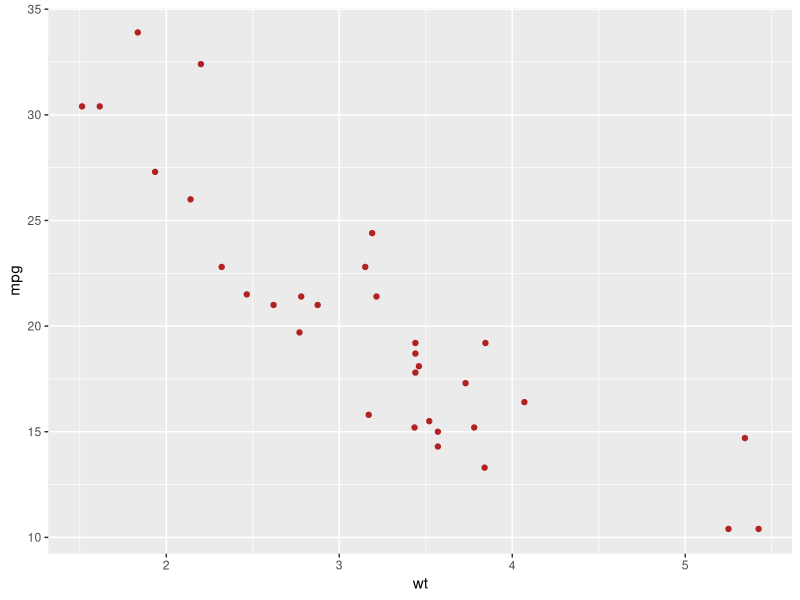
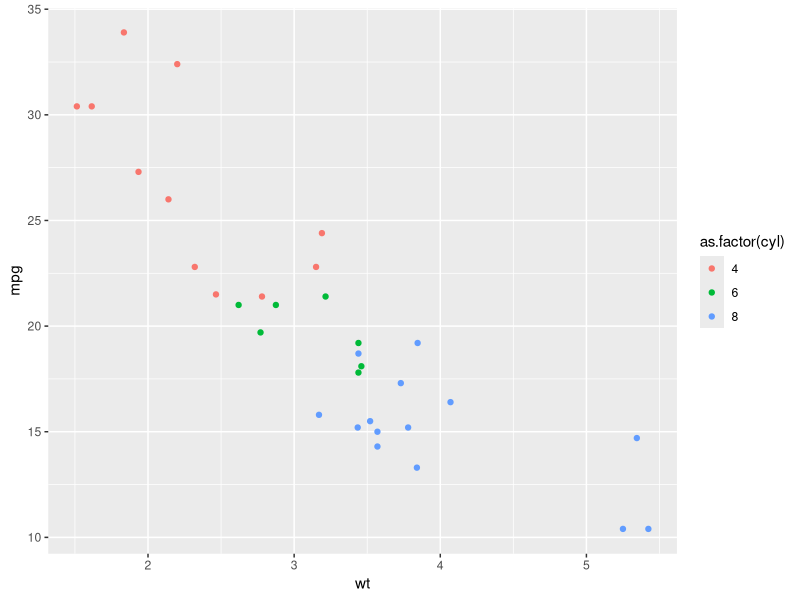
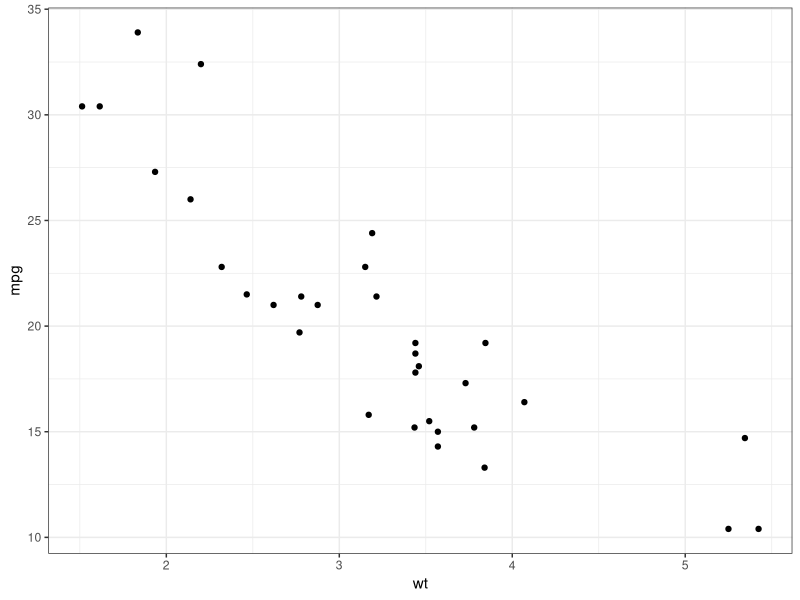
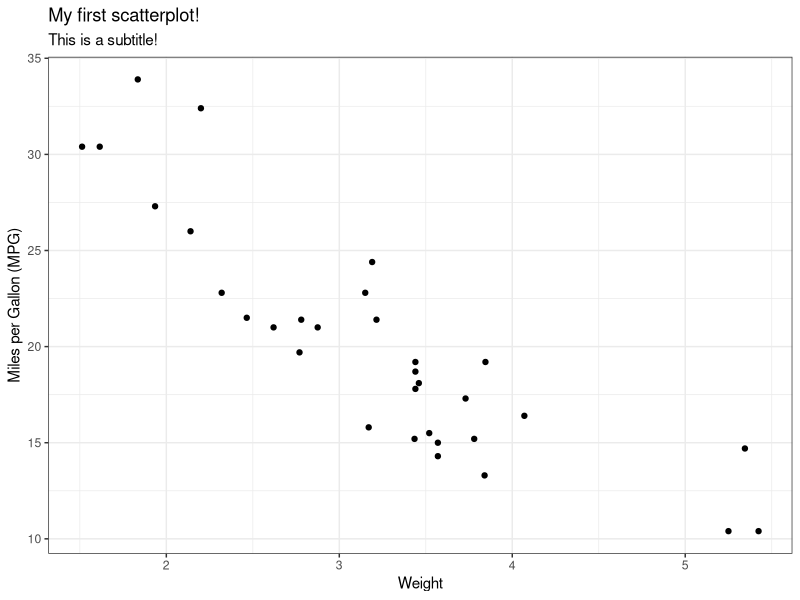
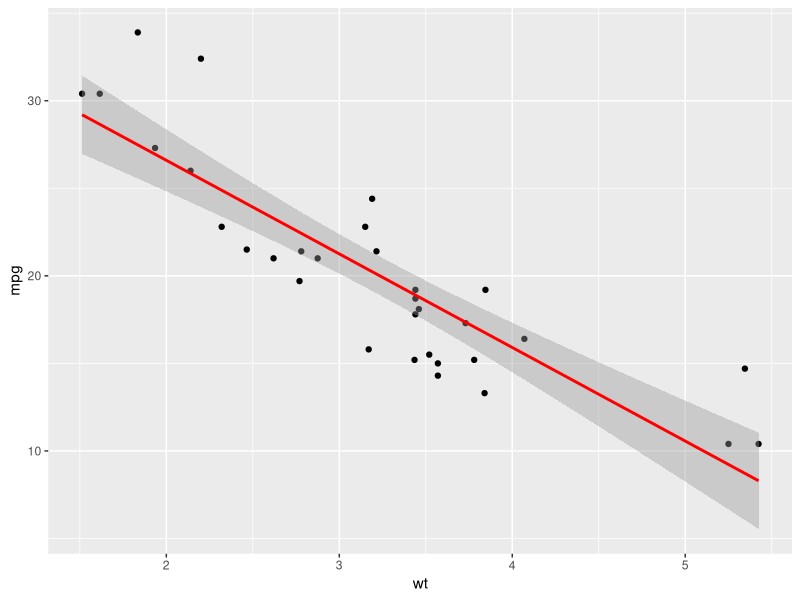
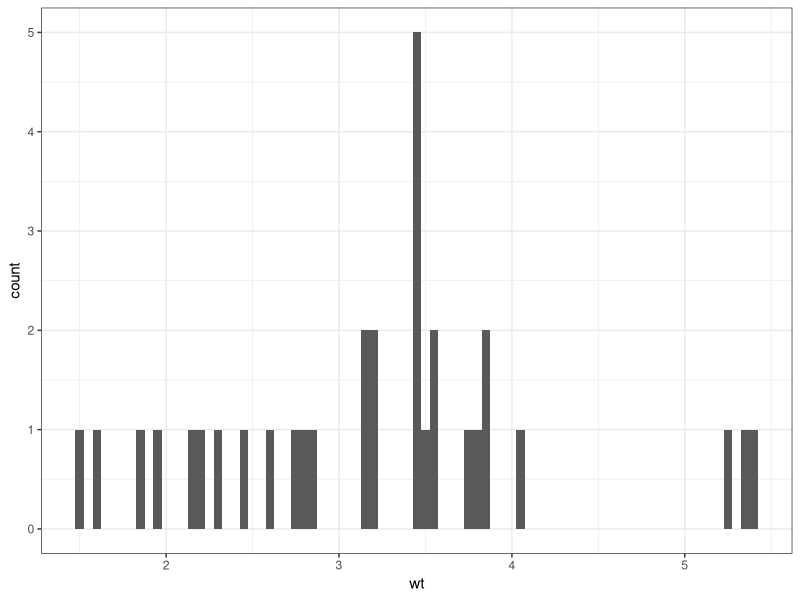
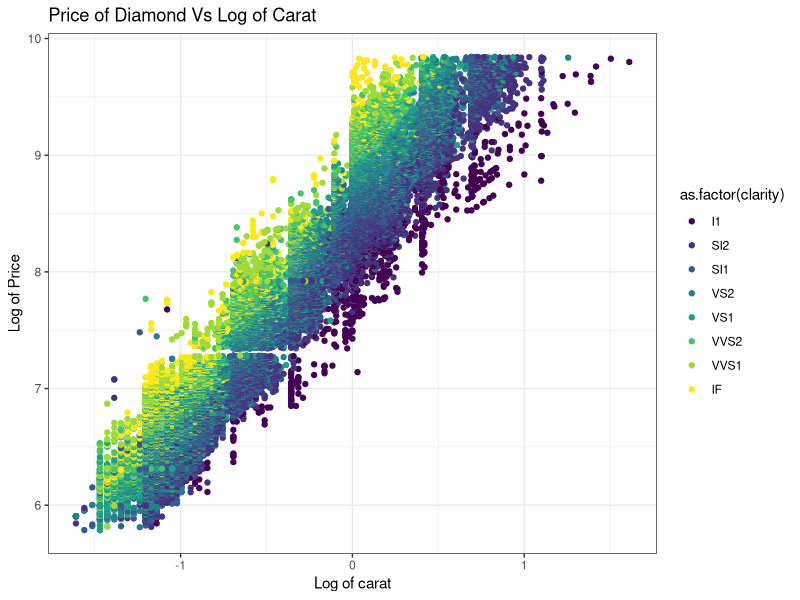

Write the R code that produced these figures, in order.
# ggplot2

library(ggplot2)

data(mtcars)

ggplot(mtcars) + 
    geom_point(mapping=aes(x=wt, y=mpg), color="firebrick")

ggplot(mtcars) + 
    geom_point(aes(x=wt, y=mpg, color=as.factor(cyl)))

ggplot(mtcars, aes(wt, mpg)) + 
    geom_point() + 
    theme_bw()

ggplot(mtcars, aes(wt, mpg)) + 
    geom_point() + 
    ggtitle("My first scatterplot!", subtitle = "This is a subtitle!") + 
    xlab("Weight") + 
    ylab("Miles per Gallon (MPG)") + 
    theme_bw()

ggplot(mtcars, aes(wt, mpg)) + 
    geom_point() +
    geom_smooth(method="lm", col="red", se=T)

ggplot(mtcars) + 
    geom_histogram(aes(wt), binwidth = 0.05) + 
    theme_bw()




## PRACTICE QUESTIONS

    # 1. Use the 'diamonds' dataset in the 'ggplot2' package to make the following plot:
    #      x is 'log(carat)'
    #      y is 'log(price)'
    #      color the points with a different color for each level of 'clarity'
    #      (you may find that transparency is nice addition here)
    #      use pch to change the point character to a filled-in circle
    #      use cex to make the points small
    #      be sure to label the x-axis and y-axis, and add a title
    #
    #   Run a regression of log(price) on log(carat) using the diamonds dataset and plot
    #   the fitted regression line on the plot. Use lwd to make the line thicker and more noticeable.

    data(diamonds)
    ggplot(diamonds) +
      geom_point(aes(x=log(carat), y=log(price), color=as.factor(clarity))) +
      ggtitle("Price of Diamond Vs Log of Carat") +
      xlab("Log of carat") +
      ylab("Log of Price") +
      theme_bw()
    
    
    
    
